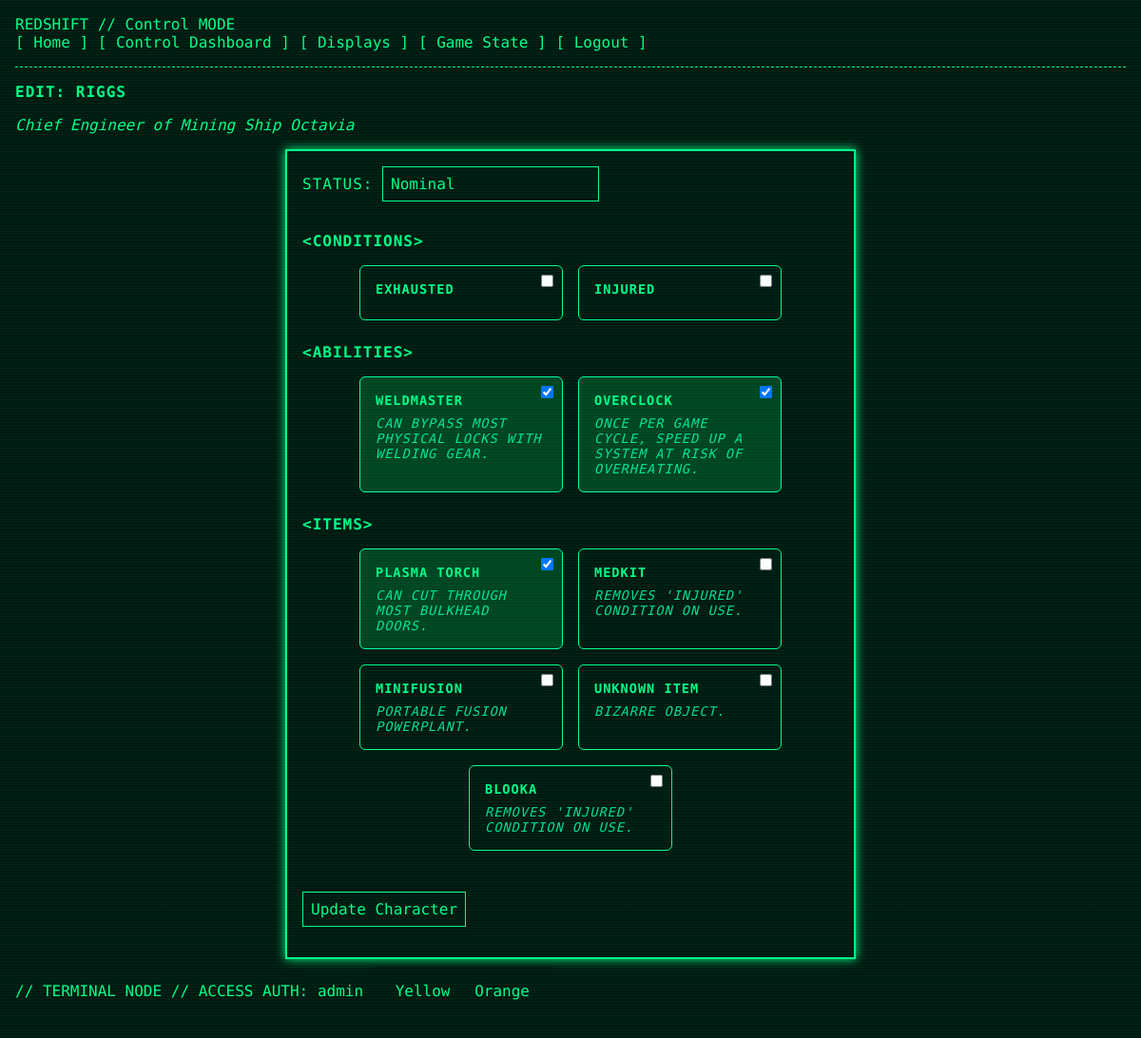
The app's page /control/character/1 (signed in) with its own data.
### app/models.py (models this page shows)
class User(UserMixin, db.Model):
    id = db.Column(db.Integer, primary_key=True)
    username = db.Column(db.String(64), unique=True, nullable=False)
    email = db.Column(db.String(120), unique=True, nullable=False)
    password = db.Column(db.String(128), nullable=False)
    is_verified = db.Column(db.Boolean, default=False)
    role = db.Column(db.String(20), default='Player')  # 'Player' or 'Control'
    theme = db.Column(db.String(32), default='theme-green')
    character = db.relationship("Character", backref="user", uselist=False)

class Character(db.Model):
    id = db.Column(db.Integer, primary_key=True)
    name = db.Column(db.String(64), nullable=False)
    position = db.Column(db.String(100))
    affiliation = db.Column(db.String(100))
    status = db.Column(db.String(50), default="Nominal")
    abilities = db.Column(db.PickleType, default=list)   # List of strings
    conditions = db.Column(db.PickleType, default=list)  # List of strings (empty at start)
    items = db.Column(db.PickleType, default=list)        # List of strings
    user_id = db.Column(db.Integer, db.ForeignKey('user.id'))

class Condition(db.Model):
    id = db.Column(db.Integer, primary_key=True)
    name = db.Column(db.String(100), unique=True, nullable=False)
    effect = db.Column(db.Text)

class Ability(db.Model):
    id = db.Column(db.Integer, primary_key=True)
    name = db.Column(db.String(100), unique=True, nullable=False)
    description = db.Column(db.Text)

class Item(db.Model):
    id = db.Column(db.Integer, primary_key=True)
    name = db.Column(db.String(100), unique=True, nullable=False)
    description = db.Column(db.Text)
    code = db.Column(db.String(10), unique=True, nullable=False)

### app/routes.py (the view, shortened to what this page needs)
@main_bp.route('/control/character/<int:char_id>', methods=['GET', 'POST'])
@login_required
def edit_character_control(char_id):
    if current_user.role != 'Control':
        abort(403)
    char = Character.query.get_or_404(char_id)
    all_items = Item.query.all()
    all_abilities = Ability.query.all()
    all_conditions = Condition.query.all()
    return render_template(
        'edit_character_control.html',
        char=char,
        all_items=all_items,
        all_abilities=all_abilities,
        all_conditions=all_conditions
    )

### app/models.py (called while the page is built)
@login_manager.user_loader
def load_user(user_id):
    return User.query.get(int(user_id))

### app/templates/edit_character_control.html (shortened to what this page needs)
{% extends "base.html" %}
{% block content %}
<h2>Edit: {{ char.name }}</h2>
<p><em>{{ char.position }} of {{ char.affiliation }}</em></p>
<form method="post">
  <label>Status:</label>
  <input type="text" name="status" value="{{ char.status }}" required>
  <h3>Conditions</h3>
  <div class="card-grid">
    {% for cond in all_conditions %}
      <label class="card {% if cond.name in char.conditions %}checked{% endif %}">
        <input type="checkbox" name="conditions" value="{{ cond.name }}"
               {% if cond.name in char.conditions %}checked{% endif %}>
        <div class="title">{{ cond.name }}</div>
      </label>
    {% endfor %}
  </div>
  <h3>Abilities</h3>
  <div class="card-grid">
    {% for ability in all_abilities %}
      <label class="card {% if ability.name in char.abilities %}checked{% endif %}">
        <input type="checkbox" name="abilities" value="{{ ability.name }}"
               {% if ability.name in char.abilities %}checked{% endif %}>
        <div class="title">{{ ability.name }}</div>
        <div class="desc">{{ ability.description }}</div>
      </label>
    {% endfor %}
  </div>
  <h3>Items</h3>
  <div class="card-grid">
    {% for item in all_items %}
      <label class="card {% if item.name in char.items %}checked{% endif %}">
        <input type="checkbox" name="items" value="{{ item.name }}"
               {% if item.name in char.items %}checked{% endif %}>
        <div class="title">{{ item.name }}</div>
        <div class="desc">{{ item.description }}</div>
      </label>
    {% endfor %}
  </div>
  <br>
  <button type="submit">Update Character</button>
</form>
{% endblock %}

### app/templates/base.html (shortened to what this page needs)
<!DOCTYPE html>
<html lang="en">
<head>
  <link rel="stylesheet" href="{{ url_for('static', filename='css/retro.css') }}">
</head>
<body class="{{ current_user.theme if current_user.is_authenticated else 'theme-green' }}">
<div class="crt>"
    <div class="nav-bar {% if current_user.role == 'Control' %}control-nav{% else %}player-nav{% endif %}">
        REDSHIFT // {{ current_user.role if current_user.is_authenticated else "GUEST" }} MODE<BR/>
        <a href="{{ url_for('main.index') }}">Home</a>
        {% if current_user.is_authenticated %}
          {% if current_user.role == 'Control' %}
            <a href="{{ url_for('main.dashboard') }}">Control Dashboard</a>
            <a href="{{ url_for('main.manage_displays') }}">Displays</a>
            <a href="{{ url_for('main.control_game_state') }}">Game State</a>
          {% endif %}
          <a href="{{ url_for('auth.logout') }}">Logout</a>
        {% else %}
          <a href="{{ url_for('auth.login') }}">Login</a>
          <a href="{{ url_for('auth.register') }}">Register</a>
        {% endif %}
      </div>
      <hr>
  {% block content %}{% endblock %}
  // TERMINAL NODE // ACCESS AUTH: {{ current_user.username }}
  <form action="{{ url_for('main.set_theme') }}" method="POST" class="errata">
    {% set themes = ['theme-green', 'theme-yellow', 'theme-orange'] %}
    {% for theme in themes %}
      {% if current_user.theme != theme %}
        <button type="submit" name="theme" value="{{ theme }}" class="errata">
          {{ theme.replace('theme-', '').capitalize() }}
        </button>
      {% endif %}
    {% endfor %}
  </form>
</body>
</html>

### app/static/css/retro.css (style rules this page uses)
:root { --color-bg: #001a11; }
.theme-green { --color-fg: #00ff88; --color-accent: #00ffaa; --color-border: #00cc88; --color-muted: #004422; }
@media (min-width: 600px) { body { background-color: var(--color-bg); color: var(--color-fg); font-family: 'Share Tech Mono', monospace; margin: 0; padding: 1rem; animation: flickerAnim 3.6s infinite alternate; } }
@media (min-width: 600px) { a, h1, h2, h3, p, label, input, textarea, button, .nav-bar, .panel { animation: flickerAnim 3.6s infinite alternate; } }
@media (min-width: 600px) { body::before { content: ""; position: fixed; top: 0; left: 0; width: 100%; height: 100%; pointer-events: none; background: repeating-linear-gradient( to bottom, rgba(0, 255, 136, 0.05) 0px, rgba(0, 255, 136, 0.05) 1px, transparent 1px, transparent 3px ); z-index: 9999; animation: roll 60s linear infinite; } }
a { text-decoration: none; color: var(--color-fg) }
a:before { content: " [ "; color: var(--color-fg) }
a:after { content: " ] "; color: var(--color-fg) }
form, .panel, .container { border: 2px solid var(--color-fg); padding: 1rem; margin: 1rem auto; max-width: 600px; background-color: var(--color-bg); box-shadow: 0 0 10px var(--color-fg); width: 100%; box-sizing: border-box; }
form.errata { border: 0; display:inline; box-shadow: none; }
button.errata { border: 0; display:inline; box-shadow: none; }
input, textarea, button { background-color: var(--color-bg); color: var(--color-fg); border: 1px solid var(--color-fg); font-family: inherit; padding: 0.5rem; margin-bottom: 1rem; box-sizing: border-box; font-size: 1rem; }
h1, h2, h3, label { text-transform: uppercase; letter-spacing: 1px; font-size: 1rem; }
h3:before { content: "<"; color: var(--color-fg); }
h3:after { content: ">"; color: var(--color-fg); }
hr { border: none; border-top: 1px dashed var(--color-fg); margin: 1rem 0; }
.card-grid { display: flex; flex-wrap: wrap; gap: 1rem; justify-content: center; margin-bottom: 1.5rem; }
.card { background-color: var(--color-bg); border: 1px solid var(--color-fg); border-radius: 6px; padding: 1rem; width: 180px; position: relative; cursor: pointer; transition: background 0.2s; text-align: left; font-size: 0.85rem; }
.card input[type="checkbox"] { position: absolute; top: 6px; right: 6px; }
.card .title { font-weight: bold; margin-bottom: 0.5rem; }
.card .desc { font-style: italic; color: var(--color-accent); opacity: 0.85; }
.card.checked { background-color: var(--color-muted); border-color: var(--color-accent); }

### records on screen
User: role "Control", username "admin"
Character: name "RIGGS", position "Chief Engineer", affiliation "Mining Ship Octavia", status "Nominal"
Condition: name "EXHAUSTED"
Condition: name "INJURED"
Ability: name "☑", name "WELDMASTER", description "CAN BYPASS MOST PHYSICAL LOCKS WITH WELDING GEAR."
Ability: name "☑", name "OVERCLOCK", description "ONCE PER GAME CYCLE, SPEED UP A SYSTEM AT RISK OF OVERHEATING."
Item: name "☑", name "PLASMA TORCH", description "CAN CUT THROUGH MOST BULKHEAD DOORS."
Item: name "MEDKIT", description "REMOVES 'INJURED' CONDITION ON USE."
Item: name "MINIFUSION", description "PORTABLE FUSION POWERPLANT."
Item: name "UNKNOWN ITEM", description "BIZARRE OBJECT."
Item: name "BLOOKA", description "REMOVES 'INJURED' CONDITION ON USE."

### other values on screen
{{ theme.replace('theme-', '').capitalize() }} "Yellow" "Orange"
